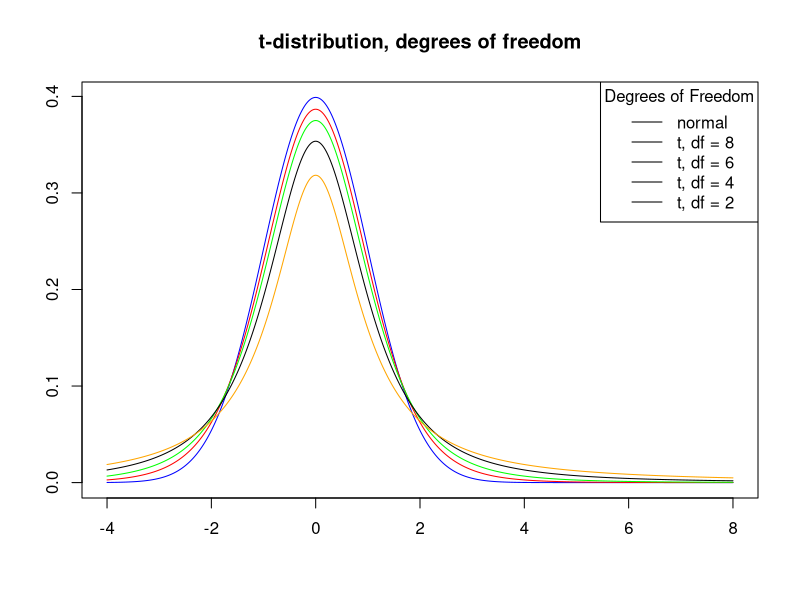

Source code (R):
#' BTC1859 Data Science I, Assigbnment 1 
#' Zacehry Chan 

#' -------------------------------------

#' Question 1: Suppose 6 out of 15 students in a class develop influenza, 
#' whereas there is 20% chance for a student in similar school classes 
#' nationwide to develop influenza. Is there evidence of an excessive number 
#' of cases in the class? That is, what is the probability of obtaining at 
#' least 6 cases in this class if the nationwide rate holds true?


#' Using the fucntion pbinopm() as this scenario deals with desecretized, 
#' numerical data. Also assuming taht there are only 2 states for this sickness,
#' sick or not sick, thus fulfilling the requiremnets (&conditions) necessary 
#' to use a binomial distribution 
#' 
#' Given p = 0.2, _________

prob_at_least_6 <- 1 - pbinom(5,size = 15,prob = 0.2)

#outputting probability to console window
prob_at_least_6

# prob_at_least_6 = 0.06105143

#' Calculates the porbability fo there being at least 5 (x <= 5) 
#' takes the complement to see the probablity of there being at least 6 cases 
#' of sickeness in a given class, given the parameters 

#' -------------------------------------

# Question 5

#Setting sequence for x-axis, using seq func to ensure smooth line (has many, many points)
x <- seq(from=-4,to=8,length.out = 1000)

#PLotting normal distribution as y to plot on graph, using standard normal distribution (mean = 0, var = 1)
y_norm <- dnorm(x, mean = 0, sd = sqrt(1), log = FALSE)

#Plotting the normal distribution first as it well be tallest and set the zoom for y-axis accordingly
plot(x,y_norm, type = "l", main="t-distribution, degrees of freedom",col = "blue", xlab = " ",ylab = " ")

#Creating vectors for the given degrees of freedom for the t-distributions
df_8 <- 8
df_4 <- 4
df_2 <- 2
df_1 <- 1

#Using points() to plot each t-distribution on the original graph 
x_8 <- seq(from=-4,to=8,length.out = 1000)
y_8 <- dt(x_8, df_8)
points(x,y_8, type="l", col="red")

x_4 <- seq(from=-4,to=8,length.out = 1000)
y_4 <- dt(x_4, df_4)
points(x,y_4, type="l", col="green")

x_2 <- seq(from=-4,to=8,length.out = 1000)
y_2 <- dt(x_2, df_2)
points(x,y_2, type="l", col="black")

x_1 <- seq(from=-4,to=8,length.out = 1000)
y_1 <- dt(x_1, df_1)
points(x,y_1, type="l", col="orange")

#Creating legend for the graph
legend("topright", legend = c("normal", "t, df = 8","t, df = 6", "t, df = 4", "t, df = 2"), lty = 1, border = "black", title = "Degrees of Freedom")
